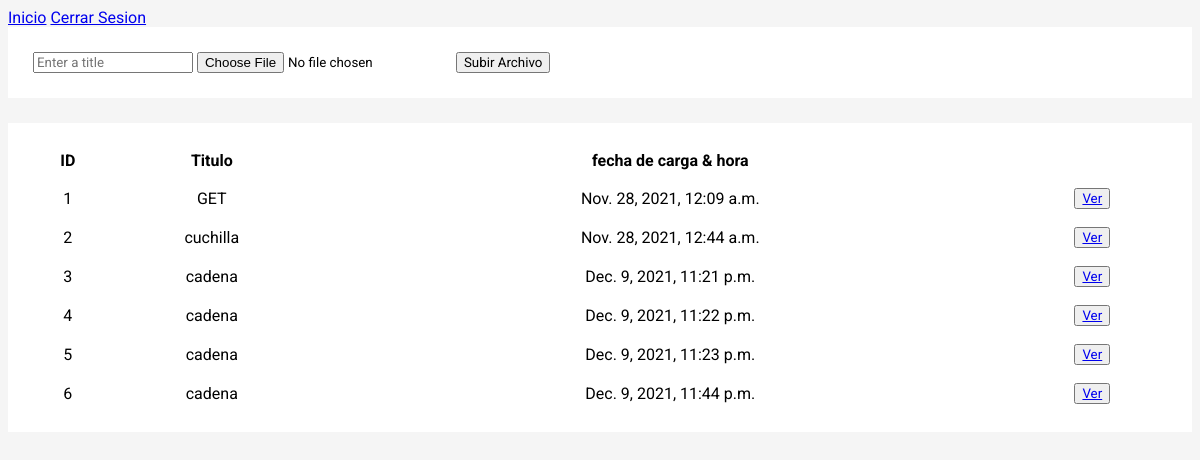
Page /archivos/ (signed in) on the committed database.
### crud/models.py (models this page shows)
class Document(models.Model):
    title = models.CharField(max_length = 200)
    uploadedFile = models.FileField(upload_to = "Uploaded Files/")
    dateTimeOfUpload = models.DateTimeField(auto_now = True)

### crud/views.py (the view, shortened to what this page needs)
# urls.py: path("archivos/", views.uploadFile, name = "uploadFiles"),
def uploadFile(request):
    documents = Document.objects.all()
    return render(request, "crud/upload-file.html", context = {
        "files": documents
    })

### crud/templates/crud/upload-file.html (shortened to what this page needs)
<!DOCTYPE html>
{% load static %}
<html lang="en">
<head>
</head>
<body>
    <a href="{% url 'home' %}" >Inicio</a>
    {% if user.is_staff %}
        <a href="/admin/logout/">Cerrar Sesion</a>
    {% endif %}
    <form action="" method="POST" enctype="multipart/form-data">
        <input type="text" name="fileTitle" placeholder="Enter a title">
        <input type="file" name="uploadedFile">
        <input type="submit" value="Subir Archivo">
    </form>
    <table>
        <tr>
            <th>ID</th>
            <th>Titulo</th>
            <th>fecha de carga & hora</th>
        </tr>
        {% for file in files %}
            <tr>
                <td>{{ file.id }}</td>
                <td>{{ file.title }}</td>
                <td>{{ file.dateTimeOfUpload }}</td>
                <td><button><a href={{file.uploadedFile.url}} target="_blank">Ver</a></button></td>
            </tr>
        {% endfor %}
    </table>
</body>
</html>

### crud/templates/crud/upload-file.html (style rules this page uses)
* { font-family: "Roboto"; }
body { background-color: #F5F5F5; }
form { background-color: #FFFFFF; padding: 25px; }
table { width: 100%; text-align: center; margin-top: 25px; padding: 25px; background-color: #FFFFFF; }
table tr td { padding-top: 15px; }

### rows in the picture
Document: id "1", title "GET", dateTimeOfUpload "Nov. 28, 2021, 12:09 a.m."
Document: id "2", title "cuchilla", dateTimeOfUpload "Nov. 28, 2021, 12:44 a.m."
Document: id "3", title "cadena", dateTimeOfUpload "Dec. 9, 2021, 11:21 p.m."
Document: id "4", title "cadena", dateTimeOfUpload "Dec. 9, 2021, 11:22 p.m."
Document: id "5", title "cadena", dateTimeOfUpload "Dec. 9, 2021, 11:23 p.m."
Document: id "6", title "cadena", dateTimeOfUpload "Dec. 9, 2021, 11:44 p.m."
